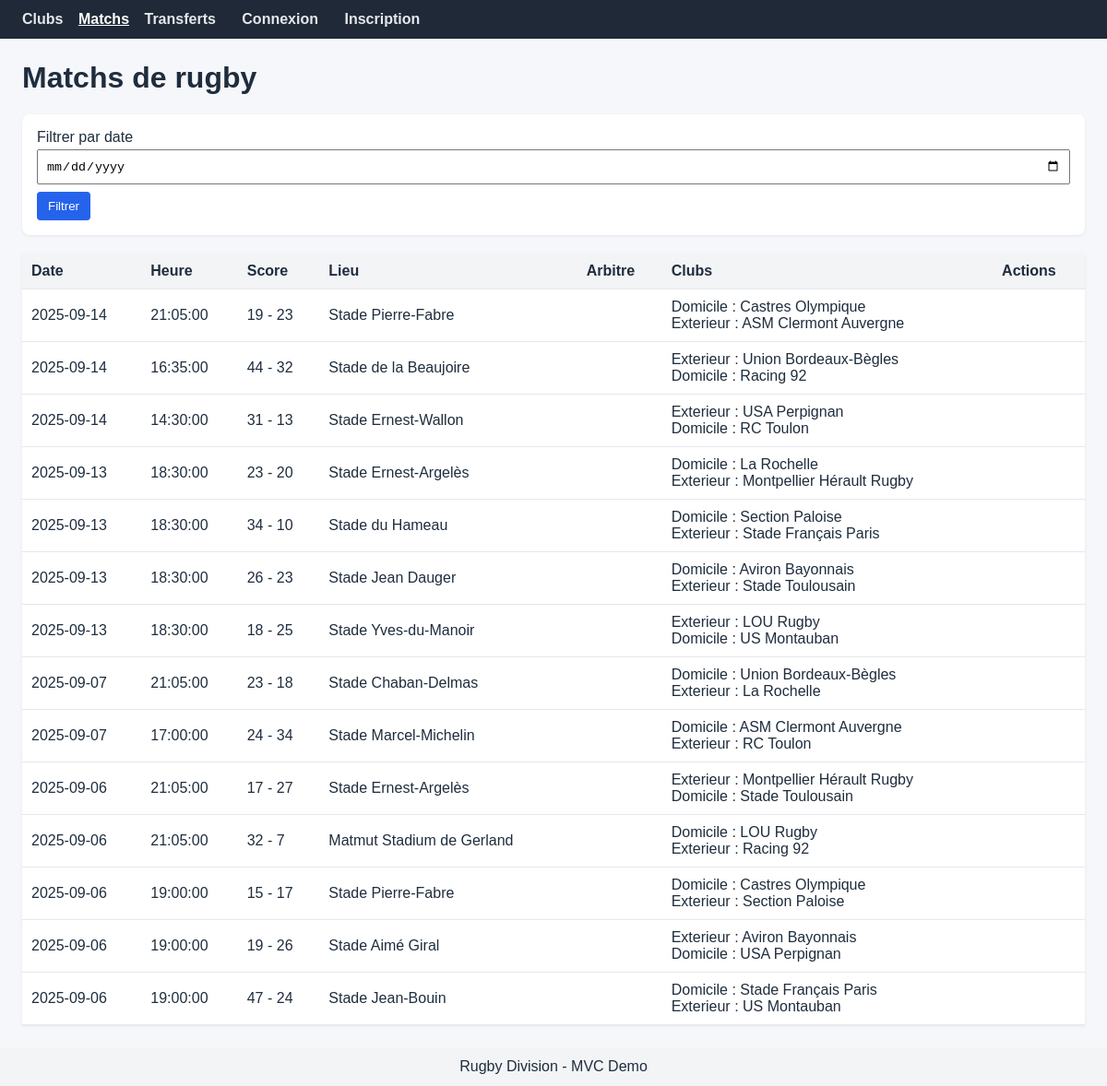
The page /index.php?page=matchRugby on the database its author committed.
### tables this page shows
CREATE TABLE `matchrugby` (
  `idMatch` int(11) NOT NULL,
  `dateMatch` date NOT NULL,
  `heure` time DEFAULT NULL,
  `scoreDomicile` int(11) DEFAULT NULL,
  `scoreExterieur` int(11) DEFAULT NULL,
  `annee` varchar(50) NOT NULL,
  `division` varchar(50) NOT NULL,
  `idStade` int(11) DEFAULT NULL,
  `idArbitre` int(11) DEFAULT NULL
);

CREATE TABLE `stade` (
  `idStade` int(11) NOT NULL,
  `nom` varchar(50) NOT NULL,
  `ville` varchar(50) NOT NULL,
  `capacite` int(11) DEFAULT NULL
);

CREATE TABLE `oppose` (
  `idMatch` int(11) NOT NULL,
  `idClub` int(11) NOT NULL,
  `role` enum('domicile','exterieur') NOT NULL
);

CREATE TABLE `club` (
  `idClub` int(11) NOT NULL,
  `nom` varchar(50) NOT NULL,
  `ville` varchar(50) NOT NULL,
  `anneeCreation` smallint(5) UNSIGNED DEFAULT NULL,
  `idStade` int(11) DEFAULT NULL
);

### controleur/helpers.php (called while the page is built, shortened)
<?php
function controller_current_user(): ?array
{
    return $_SESSION['user'] ?? null;
}
function controller_render(string $view, array $params = []): void
{
    $params['currentUser'] = controller_current_user();
    extract($params);
    require __DIR__ . '/../vue/layouts/header.php';
    require $viewPath;
    require __DIR__ . '/../vue/layouts/footer.php';
}

### controleur/matchRugby.php (called while the page is built, shortened)
<?php
require_once __DIR__ . '/helpers.php';
require_once __DIR__ . '/../modele/MatchRugby.php';
require_once __DIR__ . '/../modele/Oppose.php';
function matchRugby_index(): void
{
    $matchModel = new MatchRugby();
    $opposeModel = new Oppose();
    $clubModel = new Club();
    $stadeModel = new Stade();
    $arbitreModel = new Arbitre();
    $selectedDate = $_GET['date'] ?? null;
    if ($selectedDate) {
        $matches = $matchModel->findWithDetailsByDate($selectedDate);
    } else {
        $matches = $matchModel->findWithDetails();
    }
    $clubs = $clubModel->findAll('nom');
    $stades = $stadeModel->findAll('nom');
    $arbitres = $arbitreModel->findAll('nom');
    $currentArbitre = null;
    $withOppositions = [];
    foreach ($matches as $match) {
        $withOppositions[$match['idMatch']] = $opposeModel->findByMatch((int)$match['idMatch']);
    }
    controller_render('matchRugby', [
        'matches' => $matches,
        'clubs' => $clubs,
        'stades' => $stades,
        'arbitres' => $arbitres,
        'oppositions' => $withOppositions,
        'selectedDate' => $selectedDate,
        'currentArbitre' => $currentArbitre,
    ]);
}

### index.php (called while the page is built, shortened)
<?php
require_once __DIR__ . '/controleur/helpers.php';
$page = $_GET['page'] ?? 'club';
$action = $_GET['action'] ?? 'index';
$fn = $page . '_' . $action;
$fn();

### modele/Database.php (called while the page is built)
<?php
class Database
{
    private static string $host = "localhost";
    private static int $port = 3366;
    private static string $dbName = "rugbydivision1";
    private static string $username = "root";
    private static string $password = "";
    private static ?PDO $conn = null;
    public static function getConnection(): PDO
    {
        if (self::$conn === null) {
            $dsn = "mysql:host=" . self::$host . ";port=" . self::$port . ";dbname=" . self::$dbName . ";charset=utf8";
            try {
                self::$conn = new PDO($dsn, self::$username, self::$password, [
                    PDO::ATTR_ERRMODE => PDO::ERRMODE_EXCEPTION,
                    PDO::ATTR_TIMEOUT => 5,
                ]);
            } catch (PDOException $e) {
                die("Erreur de connexion a la base de donnees : " . $e->getMessage());
            }
        }
        return self::$conn;
    }
}

### modele/MatchRugby.php (called while the page is built, shortened)
<?php
require_once __DIR__ . '/Database.php';
class MatchRugby
{
    protected $table = 'matchrugby';
    protected function db(): PDO
    {
        return Database::getConnection();
    }
    public function findWithDetails(): array
    {
        $sql = "SELECT m.*, s.nom AS stadeNom, a.nom AS arbitreNom, a.prenom AS arbitrePrenom
                FROM {$this->table} m
                LEFT JOIN stade s ON s.idStade = m.idStade
                LEFT JOIN arbitre a ON a.idArbitre = m.idArbitre
                ORDER BY m.dateMatch DESC, m.heure DESC";
        $stmt = $this->db()->prepare($sql);
        $stmt->execute();
        return $stmt->fetchAll(PDO::FETCH_ASSOC);
    }
}

### modele/Oppose.php (called while the page is built, shortened)
<?php
require_once __DIR__ . '/Database.php';
class Oppose
{
    private $db;
    private $table = 'oppose';
    public function __construct()
    {
        $this->db = Database::getConnection();
    }
    public function findByMatch(int $matchId): array
    {
        $sql = "SELECT o.*, c.nom AS clubNom
                FROM {$this->table} o
                LEFT JOIN club c ON c.idClub = o.idClub
                WHERE o.idMatch = :idMatch";
        $stmt = $this->db->prepare($sql);
        $stmt->bindValue(':idMatch', $matchId, PDO::PARAM_INT);
        $stmt->execute();
        return $stmt->fetchAll(PDO::FETCH_ASSOC);
    }
}

### vue/matchRugby.php (the view, shortened to what this page needs)
<h1>Matchs de rugby</h1>
<form method="get" action="index.php">
    <label>Filtrer par date
        <input type="date" name="date" value="<?= htmlspecialchars($selectedDate ?? '') ?>">
    </label>
    <button type="submit">Filtrer</button>
</form>
<table>
    <thead>
    <tr>
        <th>Date</th>
        <th>Heure</th>
        <th>Score</th>
        <th>Lieu</th>
        <th>Arbitre</th>
        <th>Clubs</th>
        <th>Actions</th>
    </tr>
    </thead>
    <tbody>
<?php foreach ($matches as $match): ?>
        <tr>
            <td><?= $match['dateMatch'] ?></td>
            <td><?= $match['heure'] ?></td>
            <td><?= $match['scoreDomicile'] ?> - <?= $match['scoreExterieur'] ?></td>
            <td><?= $match['stadeNom'] ?? '' ?></td>
            <td><?= ($match['arbitreNom'] ?? '') . ' ' . ($match['arbitrePrenom'] ?? '') ?></td>
            <td>
                <?php if (!empty($oppositions[$match['idMatch']])): ?>
                    <?php foreach ($oppositions[$match['idMatch']] as $opp): ?>
                        <?= ucfirst($opp['role']) ?> : <?= $opp['clubNom'] ?><br>
                    <?php endforeach; ?>
                <?php endif; ?>
            </td>
            <td class="actions">
            </td>
        </tr>
    <?php endforeach; ?>
    </tbody>
</table>

### vue/layouts/header.php (shortened to what this page needs)
<?php
require_once __DIR__ . '/../../controleur/helpers.php';
$pages = [
    'club' => 'Clubs',
    'joueur' => 'Joueurs',
    'matchRugby' => 'Matchs',
    'stade' => 'Stades',
    'staff' => 'Staff',
    'arbitre' => 'Arbitres',
    'transfert' => 'Transferts',
    'statistiques' => 'Statistiques',
    'utilisateurs' => 'Utilisateurs',
];
?>
<!DOCTYPE html>
<html lang="fr">
<head>
    <link rel="stylesheet" href="css/app.css">
</head>
<body>
<header>
    <nav>
        <?php
            $role = isset($currentUser['droits']) ? (int)$currentUser['droits'] : ROLE_USER;
        ?>
        <?php foreach ($pages as $key => $label): ?>
            <?php
                $isUser = $role === ROLE_USER;
                if ($isUser && !in_array($key, ['club', 'matchRugby', 'transfert'], true)) {
                    continue;
                }
            ?>
            <a href="index.php?page=<?= $key ?>" class="<?= (($_GET['page'] ?? 'club') === $key) ? 'active' : '' ?>"><?= $label ?></a>
        <?php endforeach; ?>
        <?php if ($currentUser ?? null): ?>
            <?php
                $roleLabel = '';
                switch ((int)($currentUser['droits'] ?? -1)) {
                    case ROLE_ADMIN: $roleLabel = 'admin'; break;
                    case ROLE_STAFF: $roleLabel = 'staff'; break;
                    case ROLE_ARBITRE: $roleLabel = 'arbitre'; break;
                    default: $roleLabel = 'user'; break;
                }
            ?>
            <span class="user-info">
                <?= htmlspecialchars(($currentUser['prenom'] ?? '') . ' ' . ($currentUser['nom'] ?? '')) ?> (<?= $roleLabel ?>)
            </span>
            <a class="logout-link" href="index.php?page=auth&action=logout">Deconnexion</a>
        <?php else: ?>
            <a class="auth-link" href="index.php?page=auth">Connexion</a>
            <a class="auth-link" href="index.php?page=auth&action=registerForm">Inscription</a>
        <?php endif; ?>
    </nav>
</header>
<main>

### vue/layouts/footer.php
</main>
<footer class="site-footer">
    Rugby Division - MVC Demo
</footer>
</body>
</html>

### css/app.css (style rules this page uses)
body { font-family: Arial, sans-serif; margin: 0; padding: 0; background: #f5f7fb; color: #1f2d3d; }
header { background: #1f2937; color: #fff; padding: 12px 24px; }
nav a { color: #e5e7eb; margin-right: 12px; text-decoration: none; font-weight: bold; }
nav a.active { color: #fff; text-decoration: underline; }
main { padding: 24px; }
h1 { margin-top: 0; }
form { margin-bottom: 20px; background: #fff; padding: 16px; border-radius: 8px; box-shadow: 0 1px 3px rgba(0, 0, 0, 0.08); }
label { display: block; margin-bottom: 8px; }
input, select { width: 100%; padding: 8px; margin-top: 4px; box-sizing: border-box; }
button { padding: 8px 12px; background: #2563eb; color: #fff; border: none; border-radius: 4px; cursor: pointer; }
table { width: 100%; border-collapse: collapse; margin-top: 12px; background: #fff; box-shadow: 0 1px 3px rgba(0, 0, 0, 0.08); }
th, td { padding: 10px; border-bottom: 1px solid #e5e7eb; text-align: left; }
th { background: #f3f4f6; }
.logout-link, .auth-link { margin-left: 12px; }
.site-footer { background: #f3f4f6; padding: 12px 24px; text-align: center; }

### rows shown on the page
matchrugby: dateMatch "2025-09-14", heure "21:05:00", scoreDomicile "19", scoreExterieur "23", idStade.nom "Stade Pierre-Fabre"
oppose: role "Domicile", idClub.nom "Castres Olympique"
oppose: role "Exterieur", idClub.nom "ASM Clermont Auvergne"
matchrugby: dateMatch "2025-09-14", heure "16:35:00", scoreDomicile "44", scoreExterieur "32", idStade.nom "Stade de la Beaujoire"
oppose: role "Exterieur", idClub.nom "Union Bordeaux-Bègles"
oppose: role "Domicile", idClub.nom "Racing 92"
matchrugby: dateMatch "2025-09-14", heure "14:30:00", scoreDomicile "31", scoreExterieur "13", idStade.nom "Stade Ernest-Wallon"
oppose: role "Exterieur", idClub.nom "USA Perpignan"
oppose: role "Domicile", idClub.nom "RC Toulon"
matchrugby: dateMatch "2025-09-13", heure "18:30:00", scoreDomicile "23", scoreExterieur "20", idStade.nom "Stade Ernest-Argelès"
oppose: role "Domicile", idClub.nom "La Rochelle"
oppose: role "Exterieur", idClub.nom "Montpellier Hérault Rugby"
matchrugby: dateMatch "2025-09-13", heure "18:30:00", scoreDomicile "34", scoreExterieur "10", idStade.nom "Stade du Hameau"
oppose: role "Domicile", idClub.nom "Section Paloise"
oppose: role "Exterieur", idClub.nom "Stade Français Paris"
matchrugby: dateMatch "2025-09-13", heure "18:30:00", scoreDomicile "26", scoreExterieur "23", idStade.nom "Stade Jean Dauger"
oppose: role "Domicile", idClub.nom "Aviron Bayonnais"
oppose: role "Exterieur", idClub.nom "Stade Toulousain"
matchrugby: dateMatch "2025-09-13", heure "18:30:00", scoreDomicile "18", scoreExterieur "25", idStade.nom "Stade Yves-du-Manoir"
oppose: role "Exterieur", idClub.nom "LOU Rugby"
oppose: role "Domicile", idClub.nom "US Montauban"
matchrugby: dateMatch "2025-09-07", heure "21:05:00", scoreDomicile "23", scoreExterieur "18", idStade.nom "Stade Chaban-Delmas"
oppose: role "Domicile", idClub.nom "Union Bordeaux-Bègles"
oppose: role "Exterieur", idClub.nom "La Rochelle"
matchrugby: dateMatch "2025-09-07", heure "17:00:00", scoreDomicile "24", scoreExterieur "34", idStade.nom "Stade Marcel-Michelin"
oppose: role "Domicile", idClub.nom "ASM Clermont Auvergne"
oppose: role "Exterieur", idClub.nom "RC Toulon"
matchrugby: dateMatch "2025-09-06", heure "21:05:00", scoreDomicile "17", scoreExterieur "27", idStade.nom "Stade Ernest-Argelès"
oppose: role "Exterieur", idClub.nom "Montpellier Hérault Rugby"
oppose: role "Domicile", idClub.nom "Stade Toulousain"
matchrugby: dateMatch "2025-09-06", heure "21:05:00", scoreDomicile "32", scoreExterieur "7", idStade.nom "Matmut Stadium de Gerland"
oppose: role "Domicile", idClub.nom "LOU Rugby"
oppose: role "Exterieur", idClub.nom "Racing 92"
matchrugby: dateMatch "2025-09-06", heure "19:00:00", scoreDomicile "15", scoreExterieur "17", idStade.nom "Stade Pierre-Fabre"
oppose: role "Domicile", idClub.nom "Castres Olympique"
oppose: role "Exterieur", idClub.nom "Section Paloise"
matchrugby: dateMatch "2025-09-06", heure "19:00:00", scoreDomicile "19", scoreExterieur "26", idStade.nom "Stade Aimé Giral"
oppose: role "Exterieur", idClub.nom "Aviron Bayonnais"
oppose: role "Domicile", idClub.nom "USA Perpignan"
matchrugby: dateMatch "2025-09-06", heure "19:00:00", scoreDomicile "47", scoreExterieur "24", idStade.nom "Stade Jean-Bouin"
oppose: role "Domicile", idClub.nom "Stade Français Paris"
oppose: role "Exterieur", idClub.nom "US Montauban"

### other values the page prints
$label "Clubs"
$label "Matchs"
$label "Transferts"
